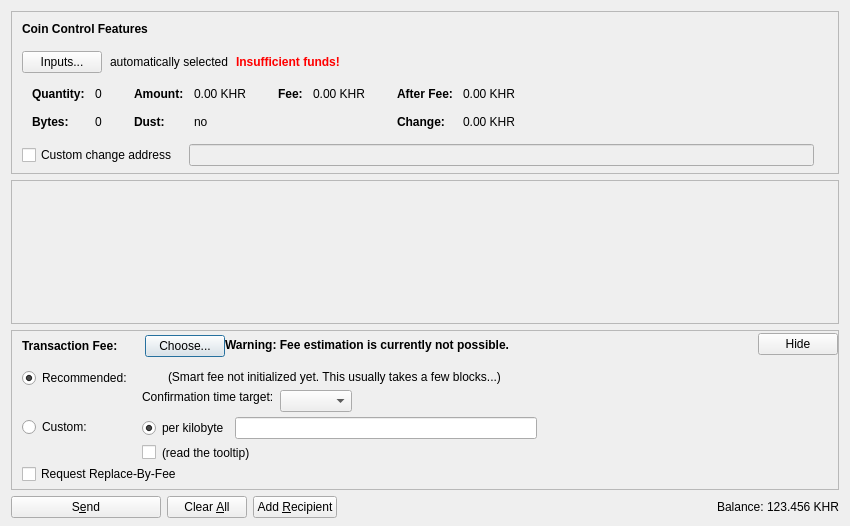
<?xml version="1.0" encoding="UTF-8"?>
<ui version="4.0">
 <class>SendCoinsDialog</class>
 <widget class="QDialog" name="SendCoinsDialog">
  <property name="geometry">
   <rect>
    <x>0</x>
    <y>0</y>
    <width>850</width>
    <height>526</height>
   </rect>
  </property>
  <property name="windowTitle">
   <string>Send Coins</string>
  </property>
  <layout class="QVBoxLayout" name="verticalLayout" stretch="0,1,0,0">
   <property name="bottomMargin">
    <number>8</number>
   </property>
   <item>
    <widget class="QFrame" name="frameCoinControl">
     <property name="sizePolicy">
      <sizepolicy hsizetype="Expanding" vsizetype="Expanding">
       <horstretch>0</horstretch>
       <verstretch>0</verstretch>
      </sizepolicy>
     </property>
     <property name="maximumSize">
      <size>
       <width>16777215</width>
       <height>16777215</height>
      </size>
     </property>
     <property name="frameShape">
      <enum>QFrame::StyledPanel</enum>
     </property>
     <property name="frameShadow">
      <enum>QFrame::Sunken</enum>
     </property>
     <layout class="QVBoxLayout" name="verticalLayoutCoinControl2">
      <property name="spacing">
       <number>0</number>
      </property>
      <property name="leftMargin">
       <number>0</number>
      </property>
      <property name="topMargin">
       <number>0</number>
      </property>
      <property name="rightMargin">
       <number>0</number>
      </property>
      <property name="bottomMargin">
       <number>6</number>
      </property>
      <item>
       <layout class="QVBoxLayout" name="verticalLayoutCoinControl" stretch="0,0,0,0,1">
        <property name="spacing">
         <number>0</number>
        </property>
        <property name="leftMargin">
         <number>10</number>
        </property>
        <property name="topMargin">
         <number>10</number>
        </property>
        <item>
         <layout class="QHBoxLayout" name="horizontalLayoutCoinControl1">
          <property name="bottomMargin">
           <number>15</number>
          </property>
          <item>
           <widget class="QLabel" name="labelCoinControlFeatures">
            <property name="sizePolicy">
             <sizepolicy hsizetype="Preferred" vsizetype="Maximum">
              <horstretch>0</horstretch>
              <verstretch>0</verstretch>
             </sizepolicy>
            </property>
            <property name="font">
             <font>
              <weight>75</weight>
              <bold>true</bold>
             </font>
            </property>
            <property name="styleSheet">
             <string notr="true">font-weight:bold;</string>
            </property>
            <property name="text">
             <string>Coin Control Features</string>
            </property>
           </widget>
          </item>
         </layout>
        </item>
        <item>
         <layout class="QHBoxLayout" name="horizontalLayoutCoinControl2" stretch="0,0,0,0">
          <property name="spacing">
           <number>8</number>
          </property>
          <property name="bottomMargin">
           <number>10</number>
          </property>
          <item>
           <widget class="QPushButton" name="pushButtonCoinControl">
            <property name="styleSheet">
             <string notr="true"/>
            </property>
            <property name="text">
             <string>Inputs...</string>
            </property>
            <property name="autoDefault">
             <bool>false</bool>
            </property>
           </widget>
          </item>
          <item>
           <widget class="QLabel" name="labelCoinControlAutomaticallySelected">
            <property name="text">
             <string>automatically selected</string>
            </property>
            <property name="margin">
             <number>5</number>
            </property>
           </widget>
          </item>
          <item>
           <widget class="QLabel" name="labelCoinControlInsuffFunds">
            <property name="font">
             <font>
              <weight>75</weight>
              <bold>true</bold>
             </font>
            </property>
            <property name="styleSheet">
             <string notr="true">color:red;font-weight:bold;</string>
            </property>
            <property name="text">
             <string>Insufficient funds!</string>
            </property>
            <property name="margin">
             <number>5</number>
            </property>
           </widget>
          </item>
          <item>
           <spacer name="horizontalSpacerCoinControl">
            <property name="orientation">
             <enum>Qt::Horizontal</enum>
            </property>
            <property name="sizeHint" stdset="0">
             <size>
              <width>40</width>
              <height>1</height>
             </size>
            </property>
           </spacer>
          </item>
         </layout>
        </item>
        <item>
         <widget class="QWidget" name="widgetCoinControl" native="true">
          <property name="sizePolicy">
           <sizepolicy hsizetype="Preferred" vsizetype="Preferred">
            <horstretch>0</horstretch>
            <verstretch>0</verstretch>
           </sizepolicy>
          </property>
          <property name="minimumSize">
           <size>
            <width>0</width>
            <height>0</height>
           </size>
          </property>
          <property name="styleSheet">
           <string notr="true"/>
          </property>
          <layout class="QHBoxLayout" name="horizontalLayoutCoinControl5">
           <property name="leftMargin">
            <number>0</number>
           </property>
           <property name="topMargin">
            <number>0</number>
           </property>
           <property name="rightMargin">
            <number>0</number>
           </property>
           <property name="bottomMargin">
            <number>0</number>
           </property>
           <item>
            <layout class="QHBoxLayout" name="horizontalLayoutCoinControl3" stretch="0,0,0,1">
             <property name="spacing">
              <number>20</number>
             </property>
             <property name="topMargin">
              <number>0</number>
             </property>
             <property name="bottomMargin">
              <number>10</number>
             </property>
             <item>
              <layout class="QFormLayout" name="formLayoutCoinControl1">
               <property name="horizontalSpacing">
                <number>10</number>
               </property>
               <property name="verticalSpacing">
                <number>14</number>
               </property>
               <property name="leftMargin">
                <number>10</number>
               </property>
               <property name="topMargin">
                <number>4</number>
               </property>
               <property name="rightMargin">
                <number>6</number>
               </property>
               <item row="0" column="0">
                <widget class="QLabel" name="labelCoinControlQuantityText">
                 <property name="font">
                  <font>
                   <weight>75</weight>
                   <bold>true</bold>
                  </font>
                 </property>
                 <property name="text">
                  <string>Quantity:</string>
                 </property>
                 <property name="margin">
                  <number>0</number>
                 </property>
                </widget>
               </item>
               <item row="0" column="1">
                <widget class="QLabel" name="labelCoinControlQuantity">
                 <property name="cursor">
                  <cursorShape>IBeamCursor</cursorShape>
                 </property>
                 <property name="contextMenuPolicy">
                  <enum>Qt::ActionsContextMenu</enum>
                 </property>
                 <property name="text">
                  <string notr="true">0</string>
                 </property>
                 <property name="margin">
                  <number>0</number>
                 </property>
                 <property name="textInteractionFlags">
                  <set>Qt::LinksAccessibleByMouse|Qt::TextSelectableByKeyboard|Qt::TextSelectableByMouse</set>
                 </property>
                </widget>
               </item>
               <item row="1" column="0">
                <widget class="QLabel" name="labelCoinControlBytesText">
                 <property name="font">
                  <font>
                   <weight>75</weight>
                   <bold>true</bold>
                  </font>
                 </property>
                 <property name="text">
                  <string>Bytes:</string>
                 </property>
                </widget>
               </item>
               <item row="1" column="1">
                <widget class="QLabel" name="labelCoinControlBytes">
                 <property name="cursor">
                  <cursorShape>IBeamCursor</cursorShape>
                 </property>
                 <property name="contextMenuPolicy">
                  <enum>Qt::ActionsContextMenu</enum>
                 </property>
                 <property name="text">
                  <string notr="true">0</string>
                 </property>
                 <property name="textInteractionFlags">
                  <set>Qt::LinksAccessibleByMouse|Qt::TextSelectableByKeyboard|Qt::TextSelectableByMouse</set>
                 </property>
                </widget>
               </item>
              </layout>
             </item>
             <item>
              <layout class="QFormLayout" name="formLayoutCoinControl2">
               <property name="horizontalSpacing">
                <number>10</number>
               </property>
               <property name="verticalSpacing">
                <number>14</number>
               </property>
               <property name="leftMargin">
                <number>6</number>
               </property>
               <property name="topMargin">
                <number>4</number>
               </property>
               <property name="rightMargin">
                <number>6</number>
               </property>
               <item row="0" column="0">
                <widget class="QLabel" name="labelCoinControlAmountText">
                 <property name="font">
                  <font>
                   <weight>75</weight>
                   <bold>true</bold>
                  </font>
                 </property>
                 <property name="text">
                  <string>Amount:</string>
                 </property>
                 <property name="margin">
                  <number>0</number>
                 </property>
                </widget>
               </item>
               <item row="0" column="1">
                <widget class="QLabel" name="labelCoinControlAmount">
                 <property name="cursor">
                  <cursorShape>IBeamCursor</cursorShape>
                 </property>
                 <property name="contextMenuPolicy">
                  <enum>Qt::ActionsContextMenu</enum>
                 </property>
                 <property name="text">
                  <string notr="true">0.00 KHR</string>
                 </property>
                 <property name="textInteractionFlags">
                  <set>Qt::LinksAccessibleByMouse|Qt::TextSelectableByKeyboard|Qt::TextSelectableByMouse</set>
                 </property>
                </widget>
               </item>
               <item row="1" column="0">
                <widget class="QLabel" name="labelCoinControlLowOutputText">
                 <property name="font">
                  <font>
                   <weight>75</weight>
                   <bold>true</bold>
                  </font>
                 </property>
                 <property name="text">
                  <string>Dust:</string>
                 </property>
                </widget>
               </item>
               <item row="1" column="1">
                <widget class="QLabel" name="labelCoinControlLowOutput">
                 <property name="cursor">
                  <cursorShape>IBeamCursor</cursorShape>
                 </property>
                 <property name="contextMenuPolicy">
                  <enum>Qt::ActionsContextMenu</enum>
                 </property>
                 <property name="text">
                  <string notr="true">no</string>
                 </property>
                 <property name="textInteractionFlags">
                  <set>Qt::LinksAccessibleByMouse|Qt::TextSelectableByKeyboard|Qt::TextSelectableByMouse</set>
                 </property>
                </widget>
               </item>
              </layout>
             </item>
             <item>
              <layout class="QFormLayout" name="formLayoutCoinControl3">
               <property name="horizontalSpacing">
                <number>10</number>
               </property>
               <property name="verticalSpacing">
                <number>14</number>
               </property>
               <property name="leftMargin">
                <number>6</number>
               </property>
               <property name="topMargin">
                <number>4</number>
               </property>
               <property name="rightMargin">
                <number>6</number>
               </property>
               <item row="0" column="0">
                <widget class="QLabel" name="labelCoinControlFeeText">
                 <property name="font">
                  <font>
                   <weight>75</weight>
                   <bold>true</bold>
                  </font>
                 </property>
                 <property name="text">
                  <string>Fee:</string>
                 </property>
                 <property name="margin">
                  <number>0</number>
                 </property>
                </widget>
               </item>
               <item row="0" column="1">
                <widget class="QLabel" name="labelCoinControlFee">
                 <property name="cursor">
                  <cursorShape>IBeamCursor</cursorShape>
                 </property>
                 <property name="contextMenuPolicy">
                  <enum>Qt::ActionsContextMenu</enum>
                 </property>
                 <property name="text">
                  <string notr="true">0.00 KHR</string>
                 </property>
                 <property name="textInteractionFlags">
                  <set>Qt::LinksAccessibleByMouse|Qt::TextSelectableByKeyboard|Qt::TextSelectableByMouse</set>
                 </property>
                </widget>
               </item>
              </layout>
             </item>
             <item>
              <layout class="QFormLayout" name="formLayoutCoinControl4">
               <property name="horizontalSpacing">
                <number>10</number>
               </property>
               <property name="verticalSpacing">
                <number>14</number>
               </property>
               <property name="leftMargin">
                <number>6</number>
               </property>
               <property name="topMargin">
                <number>4</number>
               </property>
               <property name="rightMargin">
                <number>6</number>
               </property>
               <item row="0" column="0">
                <widget class="QLabel" name="labelCoinControlAfterFeeText">
                 <property name="font">
                  <font>
                   <weight>75</weight>
                   <bold>true</bold>
                  </font>
                 </property>
                 <property name="text">
                  <string>After Fee:</string>
                 </property>
                 <property name="margin">
                  <number>0</number>
                 </property>
                </widget>
               </item>
               <item row="0" column="1">
                <widget class="QLabel" name="labelCoinControlAfterFee">
                 <property name="cursor">
                  <cursorShape>IBeamCursor</cursorShape>
                 </property>
                 <property name="contextMenuPolicy">
                  <enum>Qt::ActionsContextMenu</enum>
                 </property>
                 <property name="text">
                  <string notr="true">0.00 KHR</string>
                 </property>
                 <property name="textInteractionFlags">
                  <set>Qt::LinksAccessibleByMouse|Qt::TextSelectableByKeyboard|Qt::TextSelectableByMouse</set>
                 </property>
                </widget>
               </item>
               <item row="1" column="0">
                <widget class="QLabel" name="labelCoinControlChangeText">
                 <property name="font">
                  <font>
                   <weight>75</weight>
                   <bold>true</bold>
                  </font>
                 </property>
                 <property name="text">
                  <string>Change:</string>
                 </property>
                </widget>
               </item>
               <item row="1" column="1">
                <widget class="QLabel" name="labelCoinControlChange">
                 <property name="cursor">
                  <cursorShape>IBeamCursor</cursorShape>
                 </property>
                 <property name="contextMenuPolicy">
                  <enum>Qt::ActionsContextMenu</enum>
                 </property>
                 <property name="text">
                  <string notr="true">0.00 KHR</string>
                 </property>
                 <property name="textInteractionFlags">
                  <set>Qt::LinksAccessibleByMouse|Qt::TextSelectableByKeyboard|Qt::TextSelectableByMouse</set>
                 </property>
                </widget>
               </item>
              </layout>
             </item>
            </layout>
           </item>
          </layout>
         </widget>
        </item>
        <item>
         <layout class="QHBoxLayout" name="horizontalLayoutCoinControl4" stretch="0,0,0">
          <property name="spacing">
           <number>12</number>
          </property>
          <property name="sizeConstraint">
           <enum>QLayout::SetDefaultConstraint</enum>
          </property>
          <property name="topMargin">
           <number>5</number>
          </property>
          <property name="rightMargin">
           <number>5</number>
          </property>
          <item>
           <widget class="QCheckBox" name="checkBoxCoinControlChange">
            <property name="toolTip">
             <string>If this is activated, but the change address is empty or invalid, change will be sent to a newly generated address.</string>
            </property>
            <property name="text">
             <string>Custom change address</string>
            </property>
           </widget>
          </item>
          <item>
           <widget class="QValidatedLineEdit" name="lineEditCoinControlChange">
            <property name="enabled">
             <bool>false</bool>
            </property>
            <property name="sizePolicy">
             <sizepolicy hsizetype="Expanding" vsizetype="Fixed">
              <horstretch>0</horstretch>
              <verstretch>0</verstretch>
             </sizepolicy>
            </property>
           </widget>
          </item>
          <item>
           <widget class="QLabel" name="labelCoinControlChangeLabel">
            <property name="sizePolicy">
             <sizepolicy hsizetype="Preferred" vsizetype="Expanding">
              <horstretch>0</horstretch>
              <verstretch>0</verstretch>
             </sizepolicy>
            </property>
            <property name="minimumSize">
             <size>
              <width>0</width>
              <height>0</height>
             </size>
            </property>
            <property name="text">
             <string/>
            </property>
            <property name="margin">
             <number>3</number>
            </property>
           </widget>
          </item>
         </layout>
        </item>
        <item>
         <spacer name="verticalSpacerCoinControl">
          <property name="orientation">
           <enum>Qt::Vertical</enum>
          </property>
          <property name="sizeHint" stdset="0">
           <size>
            <width>800</width>
            <height>1</height>
           </size>
          </property>
         </spacer>
        </item>
       </layout>
      </item>
     </layout>
    </widget>
   </item>
   <item>
    <widget class="QScrollArea" name="scrollArea">
     <property name="widgetResizable">
      <bool>true</bool>
     </property>
     <widget class="QWidget" name="scrollAreaWidgetContents">
      <property name="geometry">
       <rect>
        <x>0</x>
        <y>0</y>
        <width>830</width>
        <height>104</height>
       </rect>
      </property>
      <layout class="QVBoxLayout" name="verticalLayout_2" stretch="0,1">
       <property name="leftMargin">
        <number>0</number>
       </property>
       <property name="topMargin">
        <number>0</number>
       </property>
       <property name="rightMargin">
        <number>0</number>
       </property>
       <property name="bottomMargin">
        <number>0</number>
       </property>
       <item>
        <layout class="QVBoxLayout" name="entries">
         <property name="spacing">
          <number>6</number>
         </property>
        </layout>
       </item>
       <item>
        <spacer name="verticalSpacer">
         <property name="orientation">
          <enum>Qt::Vertical</enum>
         </property>
         <property name="sizeHint" stdset="0">
          <size>
           <width>20</width>
           <height>40</height>
          </size>
         </property>
        </spacer>
       </item>
      </layout>
     </widget>
    </widget>
   </item>
   <item>
    <widget class="QFrame" name="frameFee">
     <property name="sizePolicy">
      <sizepolicy hsizetype="Expanding" vsizetype="Expanding">
       <horstretch>0</horstretch>
       <verstretch>0</verstretch>
      </sizepolicy>
     </property>
     <property name="maximumSize">
      <size>
       <width>16777215</width>
       <height>16777215</height>
      </size>
     </property>
     <property name="frameShape">
      <enum>QFrame::StyledPanel</enum>
     </property>
     <property name="frameShadow">
      <enum>QFrame::Sunken</enum>
     </property>
     <layout class="QVBoxLayout" name="verticalLayoutFee1">
      <property name="spacing">
       <number>0</number>
      </property>
      <property name="leftMargin">
       <number>0</number>
      </property>
      <property name="topMargin">
       <number>0</number>
      </property>
      <property name="rightMargin">
       <number>0</number>
      </property>
      <property name="bottomMargin">
       <number>0</number>
      </property>
      <item>
       <layout class="QVBoxLayout" name="verticalLayoutFee2" stretch="0,0,0">
        <property name="spacing">
         <number>0</number>
        </property>
        <property name="leftMargin">
         <number>10</number>
        </property>
        <property name="topMargin">
         <number>0</number>
        </property>
        <item>
         <layout class="QHBoxLayout" name="horizontalLayoutFee1">
          <property name="bottomMargin">
           <number>0</number>
          </property>
          <item>
           <layout class="QVBoxLayout" name="verticalLayoutFee7">
            <property name="spacing">
             <number>0</number>
            </property>
            <item>
             <spacer name="verticalSpacerSmartFee">
              <property name="orientation">
               <enum>Qt::Vertical</enum>
              </property>
              <property name="sizeType">
               <enum>QSizePolicy::Fixed</enum>
              </property>
              <property name="sizeHint" stdset="0">
               <size>
                <width>1</width>
                <height>4</height>
               </size>
              </property>
             </spacer>
            </item>
            <item>
             <layout class="QHBoxLayout" name="horizontalLayoutSmartFee">
              <property name="spacing">
               <number>10</number>
              </property>
              <item>
               <widget class="QLabel" name="labelFeeHeadline">
                <property name="sizePolicy">
                 <sizepolicy hsizetype="Preferred" vsizetype="Maximum">
                  <horstretch>0</horstretch>
                  <verstretch>0</verstretch>
                 </sizepolicy>
                </property>
                <property name="font">
                 <font>
                  <weight>75</weight>
                  <bold>true</bold>
                 </font>
                </property>
                <property name="styleSheet">
                 <string notr="true">font-weight:bold;</string>
                </property>
                <property name="text">
                 <string>Transaction Fee:</string>
                </property>
               </widget>
              </item>
              <item>
               <widget class="QLabel" name="labelFeeMinimized">
                <property name="text">
                 <string/>
                </property>
               </widget>
              </item>
              <item>
               <widget class="QPushButton" name="buttonChooseFee">
                <property name="text">
                 <string>Choose...</string>
                </property>
               </widget>
              </item>
             </layout>
            </item>
            <item>
             <spacer name="verticalSpacer_5">
              <property name="orientation">
               <enum>Qt::Vertical</enum>
              </property>
              <property name="sizeHint" stdset="0">
               <size>
                <width>1</width>
                <height>1</height>
               </size>
              </property>
             </spacer>
            </item>
           </layout>
          </item>
          <item>
           <widget class="QLabel" name="fallbackFeeWarningLabel">
            <property name="toolTip">
             <string>Using the fallbackfee can result in sending a transaction that will take several hours or days (or never) to confirm. Consider choosing your fee manually or wait until you have validated the complete chain.</string>
            </property>
            <property name="font">
            <font>
                <weight>75</weight>
                <bold>true</bold>
            </font>
            </property>
            <property name="text">
             <string>Warning: Fee estimation is currently not possible.</string>
            </property>
            <property name="wordWrap">
             <bool>false</bool>
            </property>
           </widget>
          </item>
          <item>
           <spacer name="horizontalSpacer_4">
            <property name="orientation">
             <enum>Qt::Horizontal</enum>
            </property>
            <property name="sizeType">
             <enum>QSizePolicy::MinimumExpanding</enum>
            </property>
            <property name="sizeHint" stdset="0">
             <size>
              <width>40</width>
              <height>20</height>
             </size>
            </property>
           </spacer>
          </item>
          <item>
           <widget class="QPushButton" name="buttonMinimizeFee">
            <property name="toolTip">
             <string>collapse fee-settings</string>
            </property>
            <property name="text">
             <string>Hide</string>
            </property>
           </widget>
          </item>
         </layout>
        </item>
        <item>
         <widget class="QFrame" name="frameFeeSelection">
          <layout class="QVBoxLayout" name="verticalLayoutFee12">
           <property name="spacing">
            <number>0</number>
           </property>
           <property name="leftMargin">
            <number>0</number>
           </property>
           <property name="topMargin">
            <number>0</number>
           </property>
           <property name="rightMargin">
            <number>0</number>
           </property>
           <property name="bottomMargin">
            <number>0</number>
           </property>
           <item>
            <layout class="QGridLayout" name="gridLayoutFee">
             <property name="topMargin">
              <number>10</number>
             </property>
             <property name="bottomMargin">
              <number>4</number>
             </property>
             <property name="horizontalSpacing">
              <number>10</number>
             </property>
             <property name="verticalSpacing">
              <number>4</number>
             </property>
             <item row="1" column="1">
              <layout class="QVBoxLayout" name="verticalLayoutFee8">
               <property name="spacing">
                <number>6</number>
               </property>
               <item>
                <layout class="QHBoxLayout" name="horizontalLayoutFee13">
                 <item>
                  <widget class="QRadioButton" name="radioCustomPerKilobyte">
                   <property name="toolTip">
                    <string>If the custom fee is set to 1000 satoshis and the transaction is only 250 bytes, then &quot;per kilobyte&quot; only pays 250 satoshis in fee, while &quot;total at least&quot; pays 1000 satoshis. For transactions bigger than a kilobyte both pay by kilobyte.</string>
                   </property>
                   <property name="text">
                    <string>per kilobyte</string>
                   </property>
                   <property name="checked">
                    <bool>true</bool>
                   </property>
                   <attribute name="buttonGroup">
                    <string notr="true">groupCustomFee</string>
                   </attribute>
                  </widget>
                 </item>
                 <item>
                  <widget class="BitcoinAmountField" name="customFee"/>
                 </item>
                 <item>
                  <spacer name="horizontalSpacer_6">
                   <property name="orientation">
                    <enum>Qt::Horizontal</enum>
                   </property>
                   <property name="sizeHint" stdset="0">
                    <size>
                     <width>1</width>
                     <height>1</height>
                    </size>
                   </property>
                  </spacer>
                 </item>
                </layout>
               </item>
               <item>
                <layout class="QHBoxLayout" name="horizontalLayoutFee8">
                 <item>
                  <widget class="QCheckBox" name="checkBoxMinimumFee">
                   <property name="toolTip">
                    <string>Paying only the minimum fee is just fine as long as there is less transaction volume than space in the blocks. But be aware that this can end up in a never confirming transaction once there is more demand for rielcoin transactions than the network can process.</string>
                   </property>
                   <property name="text">
                    <string/>
                   </property>
                  </widget>
                 </item>
                 <item>
                  <widget class="QLabel" name="labelMinFeeWarning">
                   <property name="enabled">
                    <bool>true</bool>
                   </property>
                   <property name="toolTip">
                    <string>Paying only the minimum fee is just fine as long as there is less transaction volume than space in the blocks. But be aware that this can end up in a never confirming transaction once there is more demand for rielcoin transactions than the network can process.</string>
                   </property>
                   <property name="text">
                    <string>(read the tooltip)</string>
                   </property>
                   <property name="margin">
                    <number>5</number>
                   </property>
                  </widget>
                 </item>
                 <item>
                  <spacer name="horizontalSpacer_2">
                   <property name="orientation">
                    <enum>Qt::Horizontal</enum>
                   </property>
                   <property name="sizeHint" stdset="0">
                    <size>
                     <width>1</width>
                     <height>1</height>
                    </size>
                   </property>
                  </spacer>
                 </item>
                </layout>
               </item>
              </layout>
             </item>
             <item row="0" column="0">
              <layout class="QVBoxLayout" name="verticalLayoutFee4" stretch="0,1">
               <item>
                <widget class="QRadioButton" name="radioSmartFee">
                 <property name="text">
                  <string>Recommended:</string>
                 </property>
                 <property name="checked">
                  <bool>true</bool>
                 </property>
                 <attribute name="buttonGroup">
                  <string notr="true">groupFee</string>
                 </attribute>
                </widget>
               </item>
               <item>
                <spacer name="verticalSpacer_2">
                 <property name="orientation">
                  <enum>Qt::Vertical</enum>
                 </property>
                 <property name="sizeHint" stdset="0">
                  <size>
                   <width>1</width>
                   <height>1</height>
                  </size>
                 </property>
                </spacer>
               </item>
              </layout>
             </item>
             <item row="1" column="0">
              <layout class="QVBoxLayout" name="verticalLayoutFee9" stretch="0,1">
               <item>
                <widget class="QRadioButton" name="radioCustomFee">
                 <property name="text">
                  <string>Custom:</string>
                 </property>
                 <attribute name="buttonGroup">
                  <string notr="true">groupFee</string>
                 </attribute>
                </widget>
               </item>
               <item>
                <spacer name="verticalSpacer_6">
                 <property name="orientation">
                  <enum>Qt::Vertical</enum>
                 </property>
                 <property name="sizeHint" stdset="0">
                  <size>
                   <width>1</width>
                   <height>1</height>
                  </size>
                 </property>
                </spacer>
               </item>
              </layout>
             </item>
             <item row="0" column="1">
              <layout class="QVBoxLayout" name="verticalLayoutFee3" stretch="0,0,1">
               <property name="spacing">
                <number>6</number>
               </property>
               <property name="topMargin">
                <number>2</number>
               </property>
               <item>
                <layout class="QHBoxLayout" name="horizontalLayoutFee12">
                 <item>
                  <widget class="QLabel" name="labelSmartFee">
                   <property name="text">
                    <string/>
                   </property>
                   <property name="margin">
                    <number>2</number>
                   </property>
                  </widget>
                 </item>
                 <item>
                  <widget class="QLabel" name="labelFeeEstimation">
                   <property name="text">
                    <string/>
                   </property>
                  </widget>
                 </item>
                 <item>
                  <widget class="QLabel" name="labelSmartFee2">
                   <property name="text">
                    <string>(Smart fee not initialized yet. This usually takes a few blocks...)</string>
                   </property>
                   <property name="margin">
                    <number>2</number>
                   </property>
                  </widget>
                 </item>
                 <item>
                  <spacer name="horizontalSpacer_5">
                   <property name="orientation">
                    <enum>Qt::Horizontal</enum>
                   </property>
                   <property name="sizeHint" stdset="0">
                    <size>
                     <width>1</width>
                     <height>1</height>
                    </size>
                   </property>
                  </spacer>
                 </item>
                </layout>
               </item>
               <item>
                <layout class="QHBoxLayout" name="horizontalLayoutFee9">
                 <item>
                  <layout class="QVBoxLayout" name="verticalLayoutFee6">
                   <item>
                    <widget class="QLabel" name="labelSmartFee3">
                     <property name="text">
                      <string>Confirmation time target:</string>
                     </property>
                     <property name="margin">
                      <number>2</number>
                     </property>
                    </widget>
                   </item>
                   <item>
                    <spacer name="verticalSpacer_3">
                     <property name="orientation">
                      <enum>Qt::Vertical</enum>
                     </property>
                     <property name="sizeHint" stdset="0">
                      <size>
                       <width>1</width>
                       <height>1</height>
                      </size>
                     </property>
                    </spacer>
                   </item>
                  </layout>
                 </item>
                 <item>
                  <layout class="QVBoxLayout" name="verticalLayoutFee5">
                   <property name="rightMargin">
                    <number>30</number>
                   </property>
                   <item>
                    <layout class="QHBoxLayout" name="horizontalLayoutConfTarget">
                     <property name="bottomMargin">
                      <number>0</number>
                     </property>
                     <item>
                      <widget class="QComboBox" name="confTargetSelector"/>
                     </item>
                     <item>
                      <spacer name="horizontalSpacerConfTarget">
                       <property name="orientation">
                        <enum>Qt::Horizontal</enum>
                       </property>
                       <property name="sizeHint" stdset="0">
                        <size>
                         <width>40</width>
                         <height>20</height>
                        </size>
                       </property>
                      </spacer>
                     </item>
                    </layout>
                   </item>
                  </layout>
                 </item>
                </layout>
               </item>
               <item>
                <spacer name="verticalSpacer_4">
                 <property name="orientation">
                  <enum>Qt::Vertical</enum>
                 </property>
                 <property name="sizeHint" stdset="0">
                  <size>
                   <width>1</width>
                   <height>1</height>
                  </size>
                 </property>
                </spacer>
               </item>
              </layout>
             </item>
            </layout>
           </item>
           <item>
            <widget class="QCheckBox" name="optInRBF">
             <property name="text">
              <string>Request Replace-By-Fee</string>
             </property>
             <property name="toolTip">
              <string>Indicates that the sender may wish to replace this transaction with a new one paying higher fees (prior to being confirmed).</string>
             </property>
            </widget>
           </item>
          </layout>
         </widget>
        </item>
        <item>
         <spacer name="verticalSpacerFee">
          <property name="orientation">
           <enum>Qt::Vertical</enum>
          </property>
          <property name="sizeHint" stdset="0">
           <size>
            <width>40</width>
            <height>5</height>
           </size>
          </property>
         </spacer>
        </item>
       </layout>
      </item>
     </layout>
    </widget>
   </item>
   <item>
    <layout class="QHBoxLayout" name="horizontalLayout">
     <item>
      <widget class="QPushButton" name="sendButton">
       <property name="minimumSize">
        <size>
         <width>150</width>
         <height>0</height>
        </size>
       </property>
       <property name="toolTip">
        <string>Confirm the send action</string>
       </property>
       <property name="text">
        <string>S&amp;end</string>
       </property>
       <property name="icon">
        <iconset resource="../bitcoin.qrc">
         <normaloff>:/icons/send</normaloff>:/icons/send</iconset>
       </property>
       <property name="autoDefault">
        <bool>false</bool>
       </property>
       <property name="default">
        <bool>false</bool>
       </property>
      </widget>
     </item>
     <item>
      <widget class="QPushButton" name="clearButton">
       <property name="sizePolicy">
        <sizepolicy hsizetype="Minimum" vsizetype="Fixed">
         <horstretch>0</horstretch>
         <verstretch>0</verstretch>
        </sizepolicy>
       </property>
       <property name="toolTip">
        <string>Clear all fields of the form.</string>
       </property>
       <property name="text">
        <string>Clear &amp;All</string>
       </property>
       <property name="icon">
        <iconset resource="../bitcoin.qrc">
         <normaloff>:/icons/remove</normaloff>:/icons/remove</iconset>
       </property>
       <property name="autoDefault">
        <bool>false</bool>
       </property>
      </widget>
     </item>
     <item>
      <widget class="QPushButton" name="addButton">
       <property name="toolTip">
        <string>Send to multiple recipients at once</string>
       </property>
       <property name="text">
        <string>Add &amp;Recipient</string>
       </property>
       <property name="icon">
        <iconset resource="../bitcoin.qrc">
         <normaloff>:/icons/add</normaloff>:/icons/add</iconset>
       </property>
       <property name="autoDefault">
        <bool>false</bool>
       </property>
      </widget>
     </item>
     <item>
      <spacer name="horizontalSpacer">
       <property name="orientation">
        <enum>Qt::Horizontal</enum>
       </property>
       <property name="sizeHint" stdset="0">
        <size>
         <width>40</width>
         <height>20</height>
        </size>
       </property>
      </spacer>
     </item>
     <item>
      <layout class="QHBoxLayout" name="horizontalLayout_2">
       <property name="spacing">
        <number>3</number>
       </property>
       <item>
        <widget class="QLabel" name="label">
         <property name="sizePolicy">
          <sizepolicy hsizetype="Preferred" vsizetype="Fixed">
           <horstretch>0</horstretch>
           <verstretch>0</verstretch>
          </sizepolicy>
         </property>
         <property name="text">
          <string>Balance:</string>
         </property>
        </widget>
       </item>
       <item>
        <widget class="QLabel" name="labelBalance">
         <property name="sizePolicy">
          <sizepolicy hsizetype="Preferred" vsizetype="Fixed">
           <horstretch>0</horstretch>
           <verstretch>0</verstretch>
          </sizepolicy>
         </property>
         <property name="cursor">
          <cursorShape>IBeamCursor</cursorShape>
         </property>
         <property name="text">
          <string notr="true">123.456 KHR</string>
         </property>
         <property name="textInteractionFlags">
          <set>Qt::LinksAccessibleByMouse|Qt::TextSelectableByKeyboard|Qt::TextSelectableByMouse</set>
         </property>
        </widget>
       </item>
      </layout>
     </item>
    </layout>
   </item>
  </layout>
 </widget>
 <customwidgets>
  <customwidget>
   <class>QValidatedLineEdit</class>
   <extends>QLineEdit</extends>
   <header>qvalidatedlineedit.h</header>
  </customwidget>
  <customwidget>
   <class>BitcoinAmountField</class>
   <extends>QLineEdit</extends>
   <header>bitcoinamountfield.h</header>
   <container>1</container>
  </customwidget>
 </customwidgets>
 <resources>
  <include location="../bitcoin.qrc"/>
 </resources>
 <connections/>
 <buttongroups>
  <buttongroup name="groupFee"/>
  <buttongroup name="groupCustomFee"/>
 </buttongroups>
</ui>
